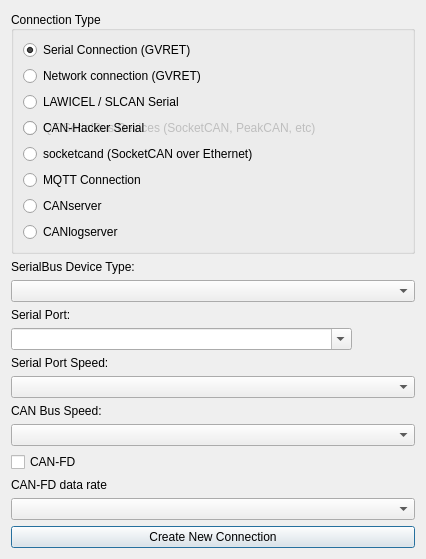
<?xml version="1.0" encoding="UTF-8"?>
<ui version="4.0">
 <class>NewConnectionDialog</class>
 <widget class="QDialog" name="NewConnectionDialog">
  <property name="geometry">
   <rect>
    <x>0</x>
    <y>0</y>
    <width>426</width>
    <height>540</height>
   </rect>
  </property>
  <property name="windowTitle">
   <string>New Connection</string>
  </property>
  <layout class="QVBoxLayout" name="verticalLayout">
   <item>
    <widget class="QGroupBox" name="gbType">
     <property name="title">
      <string>Connection Type</string>
     </property>
     <property name="alignment">
      <set>Qt::AlignLeading|Qt::AlignLeft|Qt::AlignVCenter</set>
     </property>
     <layout class="QGridLayout" name="gridLayout">
      <item row="4" column="0">
       <widget class="QRadioButton" name="rbKayak">
        <property name="text">
         <string>socketcand (SocketCAN over Ethernet)</string>
        </property>
       </widget>
      </item>
      <item row="3" column="0">
       <widget class="QRadioButton" name="rbSocketCAN">
        <property name="enabled">
         <bool>false</bool>
        </property>
        <property name="text">
         <string>QT SerialBus Devices (SocketCAN, PeakCAN, etc)</string>
        </property>
       </widget>
      </item>
      <item row="5" column="0">
       <widget class="QRadioButton" name="rbMQTT">
        <property name="text">
         <string>MQTT Connection</string>
        </property>
       </widget>
      </item>
      <item row="0" column="0">
       <widget class="QRadioButton" name="rbGVRET">
        <property name="text">
         <string>Serial Connection (GVRET)</string>
        </property>
        <property name="checked">
         <bool>true</bool>
        </property>
       </widget>
      </item>
      <item row="1" column="0">
       <widget class="QRadioButton" name="rbRemote">
        <property name="text">
         <string>Network connection (GVRET)</string>
        </property>
       </widget>
      </item>
       <item row="2" column="0">
        <widget class="QRadioButton" name="rbLawicel">
         <property name="text">
          <string>LAWICEL / SLCAN Serial</string>
         </property>
        </widget>
       </item>
       <item row="3" column="0">
        <widget class="QRadioButton" name="rbCarBusHacker">
         <property name="text">
          <string>CAN-Hacker Serial</string>
         </property>
        </widget>
       </item>
      <item row="6" column="0">
       <widget class="QRadioButton" name="rbCANserver">
        <property name="text">
         <string>CANserver</string>
        </property>
       </widget>
      </item>
      <item row="7" column="0">
       <widget class="QRadioButton" name="rbCanlogserver">
        <property name="text">
         <string>CANlogserver</string>
        </property>
       </widget>
      </item>
     </layout>
    </widget>
   </item>
   <item>
    <widget class="QLabel" name="lblDeviceType">
     <property name="text">
      <string>SerialBus Device Type:</string>
     </property>
    </widget>
   </item>
   <item>
    <widget class="QComboBox" name="cbDeviceType"/>
   </item>
   <item>
    <widget class="QLabel" name="lPort">
     <property name="sizePolicy">
      <sizepolicy hsizetype="Minimum" vsizetype="Minimum">
       <horstretch>0</horstretch>
       <verstretch>0</verstretch>
      </sizepolicy>
     </property>
     <property name="text">
      <string>Serial Port:</string>
     </property>
    </widget>
   </item>
   <item>
    <widget class="QComboBox" name="cbPort">
     <property name="sizePolicy">
      <sizepolicy hsizetype="Expanding" vsizetype="Fixed">
       <horstretch>0</horstretch>
       <verstretch>0</verstretch>
      </sizepolicy>
     </property>
     <property name="maximumSize">
      <size>
       <width>341</width>
       <height>16777215</height>
      </size>
     </property>
     <property name="editable">
      <bool>true</bool>
     </property>
    </widget>
   </item>
   <item>
    <widget class="QLabel" name="lblSerialSpeed">
     <property name="text">
      <string>Serial Port Speed:</string>
     </property>
    </widget>
   </item>
   <item>
    <widget class="QComboBox" name="cbSerialSpeed"/>
   </item>
   <item>
    <widget class="QLabel" name="lblCANSpeed">
     <property name="text">
      <string>CAN Bus Speed:</string>
     </property>
    </widget>
   </item>
   <item>
    <widget class="QComboBox" name="cbCANSpeed"/>
   </item>
   <item>
    <widget class="QCheckBox" name="cbCanFd">
     <property name="text">
      <string>CAN-FD</string>
     </property>
    </widget>
   </item>
   <item>
    <widget class="QLabel" name="lblDataRate">
     <property name="text">
      <string>CAN-FD data rate</string>
     </property>
    </widget>
   </item>
   <item>
    <widget class="QComboBox" name="cbDataRate"/>
   </item>
   <item>
    <spacer name="verticalSpacer">
     <property name="orientation">
      <enum>Qt::Vertical</enum>
     </property>
     <property name="sizeHint" stdset="0">
      <size>
       <width>20</width>
       <height>40</height>
      </size>
     </property>
    </spacer>
   </item>
   <item>
    <widget class="QPushButton" name="btnOK">
     <property name="text">
      <string>Create New Connection</string>
     </property>
    </widget>
   </item>
  </layout>
 </widget>
 <resources/>
 <connections/>
</ui>
